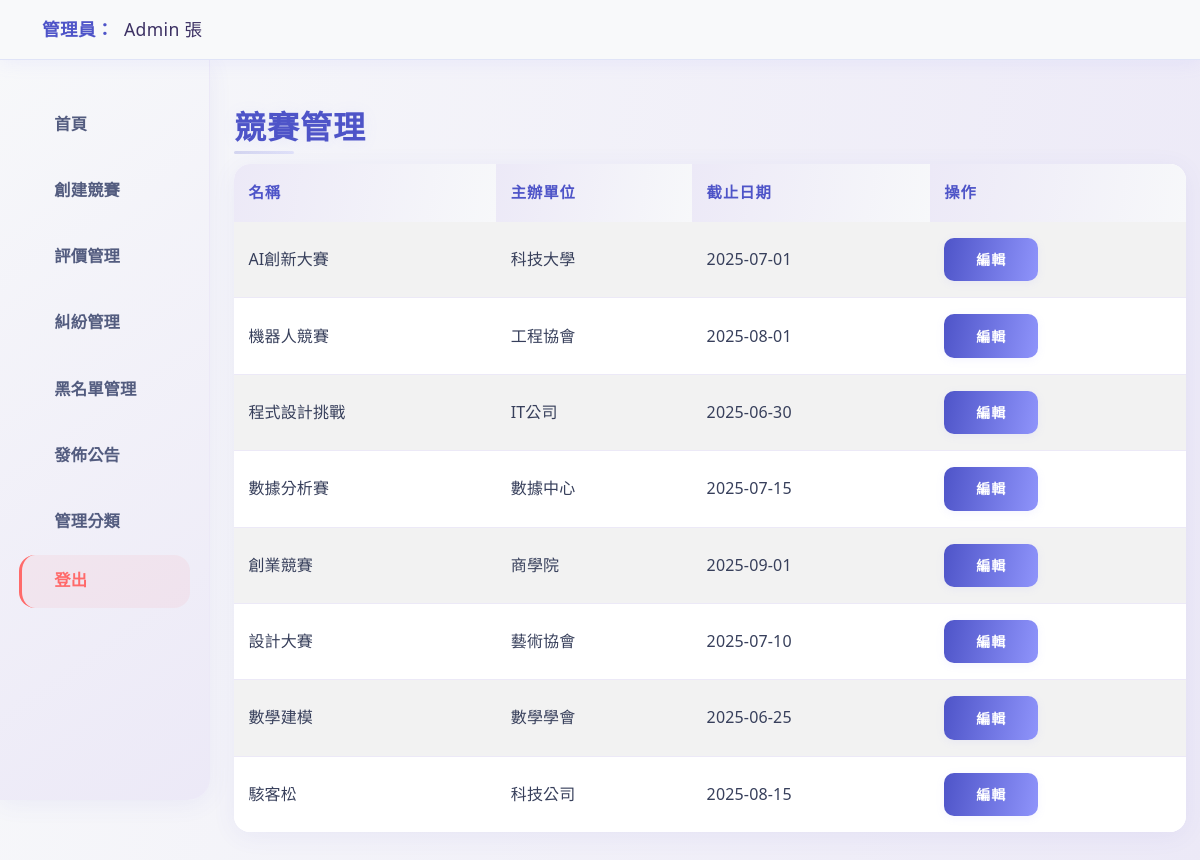
The page /admin.php (signed in) on the database its author committed.
### tables this page shows
CREATE TABLE `competition` (
  `CID` varchar(50) NOT NULL,
  `Name` varchar(100) NOT NULL,
  `Organizing_Units` varchar(255) NOT NULL,
  `Field` varchar(100) NOT NULL,
  `Registration_Deadline` date NOT NULL,
  `Prize_Money` decimal(10,2) DEFAULT NULL,
  `Eligibility_Requirements` text DEFAULT NULL,
  `Required_Number` int(11) NOT NULL
);

### src/admin.php (the view, shortened to what this page needs)
<?php
require 'db_connect.php';
?>
<!DOCTYPE html>
<html lang="zh-TW">
<head>
    <link href="https://cdn.jsdelivr.net/npm/bootstrap@5.3.3/dist/css/bootstrap.min.css" rel="stylesheet">
    <link href="assets/css/style.css" rel="stylesheet">
</head>
<body>
    <nav class="navbar navbar-light bg-light">
        <div class="container">
            <span class="admin-header">
                <span class="admin-role">管理員：</span>
                <span class="admin-name"><?php echo htmlspecialchars($_SESSION['user_name']); ?></span>
            </span>
        </div>
    </nav>
    <div class="container-fluid">
        <div class="row">
            <nav class="col-md-2 bg-light sidebar">
                <div class="sidebar-sticky d-flex flex-column" style="height: 100%;">
                    <ul class="nav flex-column flex-grow-1">
                        <li class="nav-item"><a class="nav-link" href="index.php">首頁</a></li>
                        <li class="nav-item"><a class="nav-link" href="create_competition.php">創建競賽</a></li>
                        <li class="nav-item"><a class="nav-link" href="manage_teamratings.php">評價管理</a></li>
                        <li class="nav-item"><a class="nav-link" href="manage_disputes.php">糾紛管理</a></li>
                        <li class="nav-item"><a class="nav-link" href="manage_blacklist.php">黑名單管理</a></li>
                        <li class="nav-item"><a class="nav-link" href="post_announcement.php">發佈公告</a></li>
                        <li class="nav-item"><a class="nav-link" href="manage_categories.php">管理分類</a></li>
                        <li class="nav-item"><a class="nav-link logout" href="?logout=1">登出</a></li>
                    </ul>
                </div>
            </nav>
            <main class="col-md-10 px-4">
                <section id="competitions">
                    <h2>競賽管理</h2>
                    <table class="table table-striped">
                        <thead>
                            <tr>
                                <th>名稱</th>
                                <th>主辦單位</th>
                                <th>截止日期</th>
                                <th>操作</th>
                            </tr>
                        </thead>
                        <tbody>
                            <?php
                            $stmt = $pdo->query("SELECT CID, Name, Organizing_Units, Registration_Deadline FROM Competition");
                            while ($row = $stmt->fetch(PDO::FETCH_ASSOC)) {
                                $is_pending = strpos($row['Organizing_Units'], '(待審核)') !== false;
                                echo '
                                <tr>
                                    <td>' . htmlspecialchars($row['Name']) . ($is_pending ? ' (待審核)' : '') . '</td>
                                    <td>' . htmlspecialchars($row['Organizing_Units']) . '</td>
                                    <td>' . htmlspecialchars($row['Registration_Deadline']) . '</td>
                                    <td>
                                        <a href="edit_competition.php?cid=' . htmlspecialchars($row['CID']) . '" class="btn btn-sm btn-primary">編輯</a>';
                                echo '
                                    </td>
                                </tr>';
                            }
                            ?>
                        </tbody>
                    </table>
                </section>
            </main>
        </div>
    </div>
</body>
</html>

### assets/css/style.css (style rules this page uses)
:root { --primary-gradient: linear-gradient(100deg, #4e54c8 0%, #8f94fb 100%); --success-gradient: linear-gradient(90deg, #43cea2 0%, #185a9d 100%); --danger-gradient: linear-gradient(90deg, #ff6a6a 0%, #be93c5 100%); --sidebar-gradient: linear-gradient(145deg, #f7f8fa 0%, #ece9f7 100%); --glass-bg: rgba(255, 255, 255, 0.7); --glass-border: rgba(142, 148, 251, 0.08); --shadow-soft: 0 4px 24px rgba(79, 84, 200, 0.07); --shadow-hover: 0 10px 28px rgba(79, 84, 200, 0.13); --navbar-height: 60px; --sidebar-width: 210px; --heading-shadow: 0 2px 16px rgba(142, 148, 251, 0.10); --text-muted: #8b95b6; --border-radius: 16px; --border-radius-lg: 22px; --card-border: 1px solid rgba(142, 148, 251, 0.10); --input-border: 1px solid #e0e4f7; }
* { box-sizing: border-box; }
body { padding-top: var(--navbar-height); font-family: 'Noto Sans JP', 'Segoe UI', 'Inter', Arial, sans-serif; background: linear-gradient(100deg, #f7f8fa 0%, #ece9f7 100%); background-attachment: fixed; line-height: 1.7; color: #373f5b; letter-spacing: 0.01em; min-height: 100vh; }
.navbar { position: fixed; top: 0; left: 0; right: 0; width: 100vw; height: var(--navbar-height); z-index: 1050; background: var(--glass-bg); border-bottom: 1px solid #e0e4f7; box-shadow: 0 2px 18px rgba(142, 148, 251, 0.11); backdrop-filter: blur(10px); display: flex; align-items: center; transition: background 0.3s; }
.sidebar { position: fixed; top: var(--navbar-height); left: 0; height: calc(100vh - var(--navbar-height)); width: var(--sidebar-width); background: var(--sidebar-gradient); border-right: 1px solid #ece9f7; box-shadow: var(--shadow-soft); z-index: 900; padding: 2rem 0; display: flex; flex-direction: column; transition: box-shadow 0.3s, width 0.2s; overflow-y: auto; border-radius: 0 0 var(--border-radius-lg) 0; }
.sidebar .nav-link { color: #535c7f; padding: 0.8rem 2rem; margin: 0.4rem 1.2rem; border-radius: var(--border-radius); font-weight: 600; font-size: 1.02rem; background: none; transition: color 0.18s, box-shadow 0.18s, background 0.18s, transform 0.12s; position: relative; display: flex; align-items: center; border-left: 3px solid transparent; text-decoration: none; }
.nav-link.logout { margin-top: auto; background: rgba(255, 106, 106, 0.07) !important; color: #ff6a6a !important; border-left: 3px solid #ff6a6a !important; }
main.col-md-10 { margin-left: var(--sidebar-width); padding: 3rem 2.5rem 2rem 2.5rem; min-height: calc(100vh - var(--navbar-height)); background: none; transition: margin-left 0.2s, padding 0.2s; }
.btn { border-radius: 10px; font-weight: 700; padding: 0.7rem 2rem; font-family: inherit; text-transform: uppercase; letter-spacing: 1px; border: none; position: relative; background: var(--primary-gradient); color: #fff; box-shadow: 0 2px 8px #8f94fb1a; transition: background 0.18s, box-shadow 0.18s, transform 0.09s; }
.btn-primary { background: var(--primary-gradient); }
.table { border-radius: var(--border-radius); border: none; margin-bottom: 2rem; background: #fff; box-shadow: var(--shadow-soft); overflow: hidden; }
.table thead th { background: linear-gradient(100deg, #ece9f7 0%, #f7f8fa 100%); border: none; font-weight: 700; color: #4e54c8; padding: 1rem 0.9rem; font-size: 0.96rem; text-transform: uppercase; letter-spacing: 0.06em; }
.table tbody td { border: none; border-bottom: 1px solid #ece9f7; padding: 1rem 0.9rem; vertical-align: middle; color: #373f5b; }
.table tbody tr:last-child td { border-bottom: none; }
h1, h2, h3, h4, h5, h6 { color: #4e54c8; font-family: inherit; font-weight: 900; margin-bottom: 1.1rem; text-shadow: var(--heading-shadow); letter-spacing: 0.03em; position: relative; }
h1::after, h2::after { content: ''; position: absolute; left: 0; bottom: -8px; width: 60px; height: 3px; background: var(--primary-gradient); border-radius: 2px; opacity: 0.2; }
.btn { position: relative; overflow: hidden; }
.btn::after { content: ''; position: absolute; left: 50%; bottom: 0; width: 0; height: 3px; background: var(--primary-gradient); transition: width 0.25s cubic-bezier(.76,.01,.65,1.02), left 0.25s; }
.card, .table { transition: box-shadow 0.25s cubic-bezier(.68,-0.55,.27,1.55), transform 0.18s; }
:root { --logo-blue: #4e54c8; --logo-blue-dark: #25255b; --logo-purple: #3c3163; }

### rows shown on the page
competition: Name "AI創新大賽", Organizing_Units "科技大學", Registration_Deadline "2025-07-01"
competition: Name "機器人競賽", Organizing_Units "工程協會", Registration_Deadline "2025-08-01"
competition: Name "程式設計挑戰", Organizing_Units "IT公司", Registration_Deadline "2025-06-30"
competition: Name "數據分析賽", Organizing_Units "數據中心", Registration_Deadline "2025-07-15"
competition: Name "創業競賽", Organizing_Units "商學院", Registration_Deadline "2025-09-01"
competition: Name "設計大賽", Organizing_Units "藝術協會", Registration_Deadline "2025-07-10"
competition: Name "數學建模", Organizing_Units "數學學會", Registration_Deadline "2025-06-25"
competition: Name "駭客松", Organizing_Units "科技公司", Registration_Deadline "2025-08-15"

### other values the page prints
$_SESSION['user_name'] "Admin 張"
